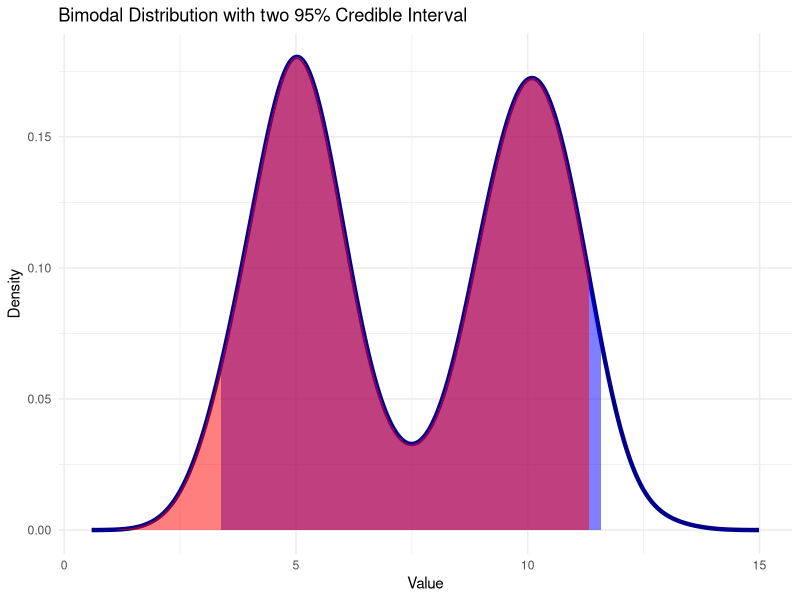
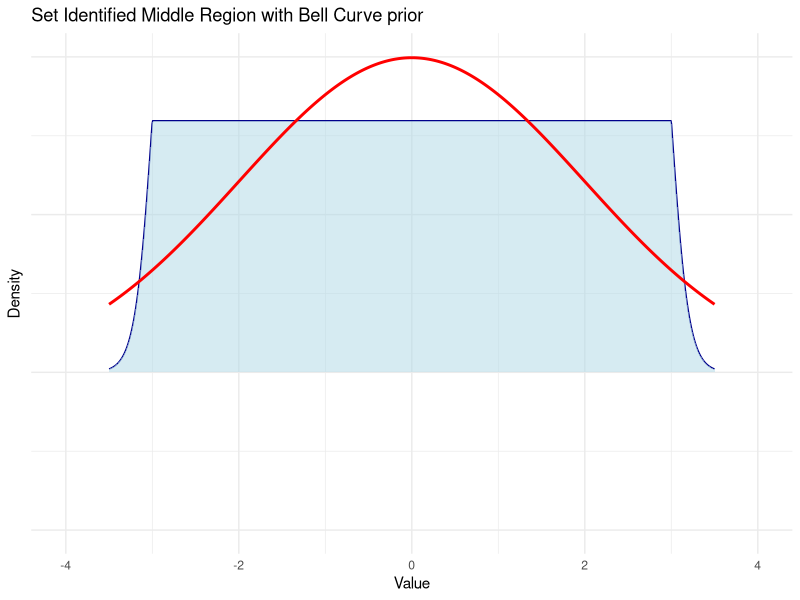
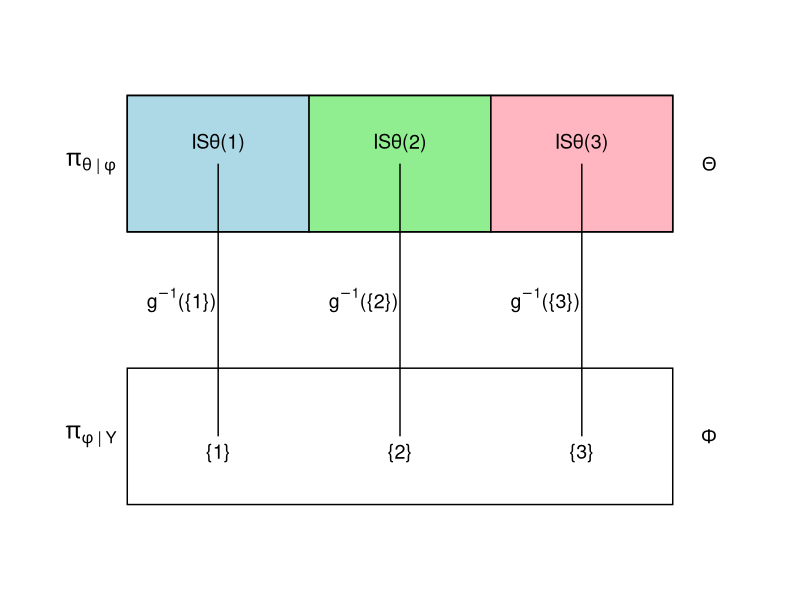
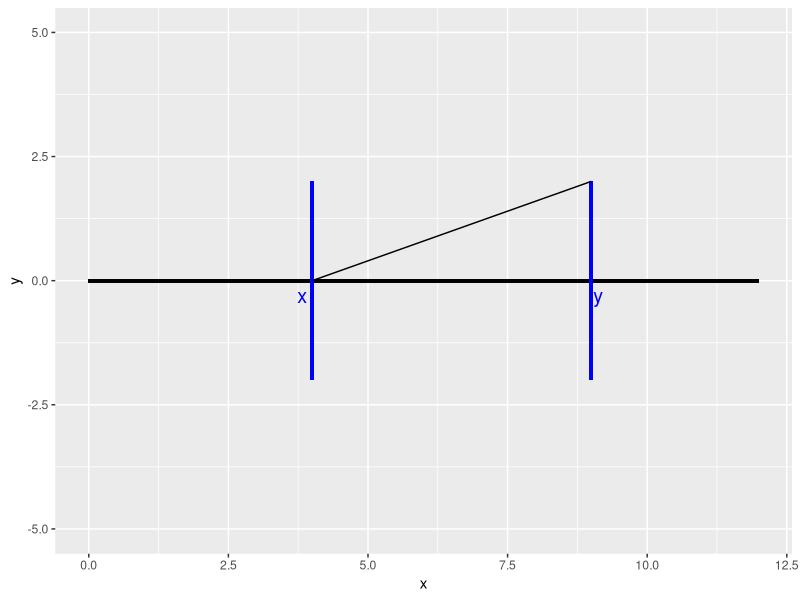
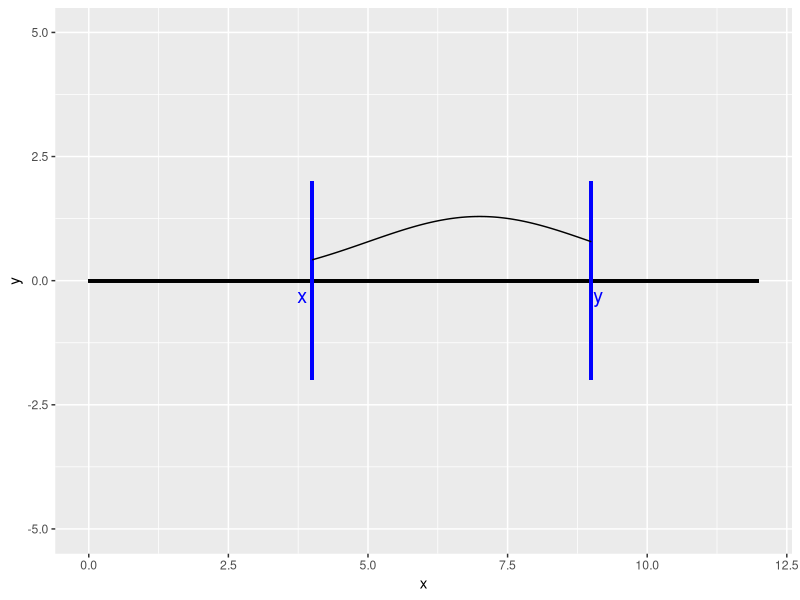
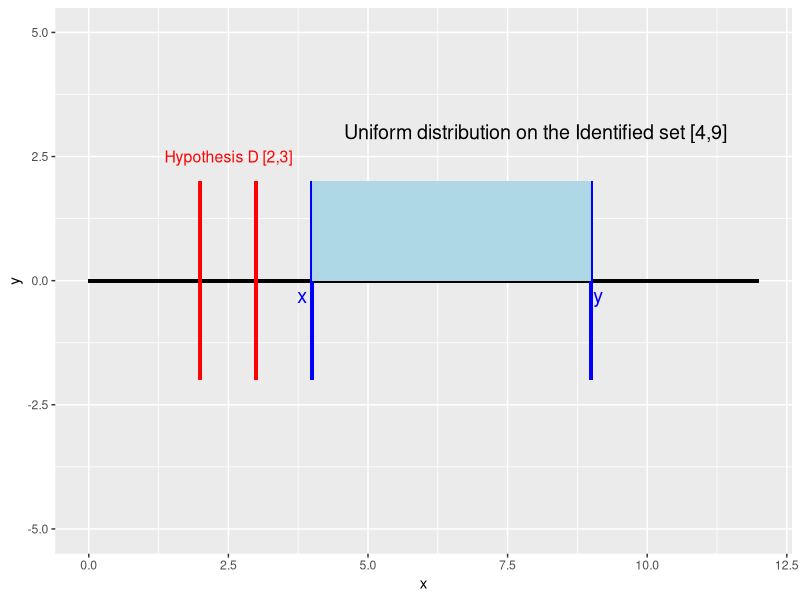
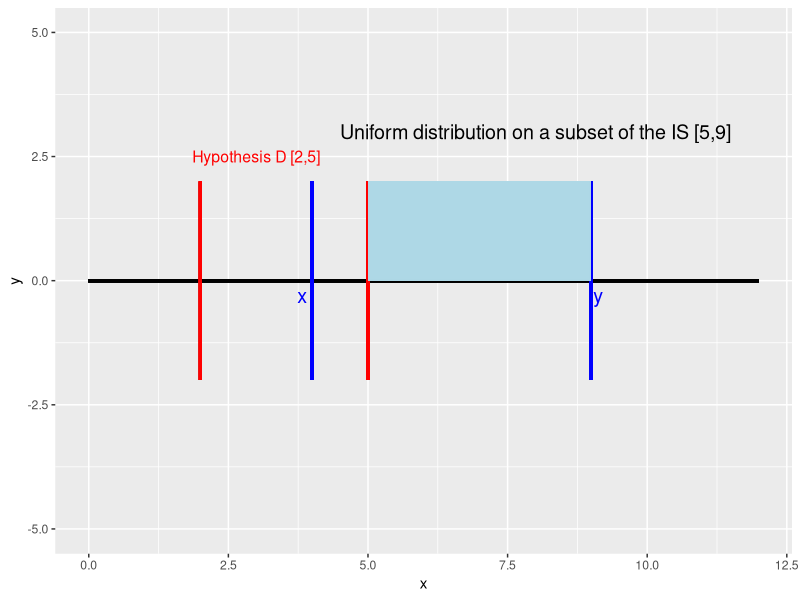
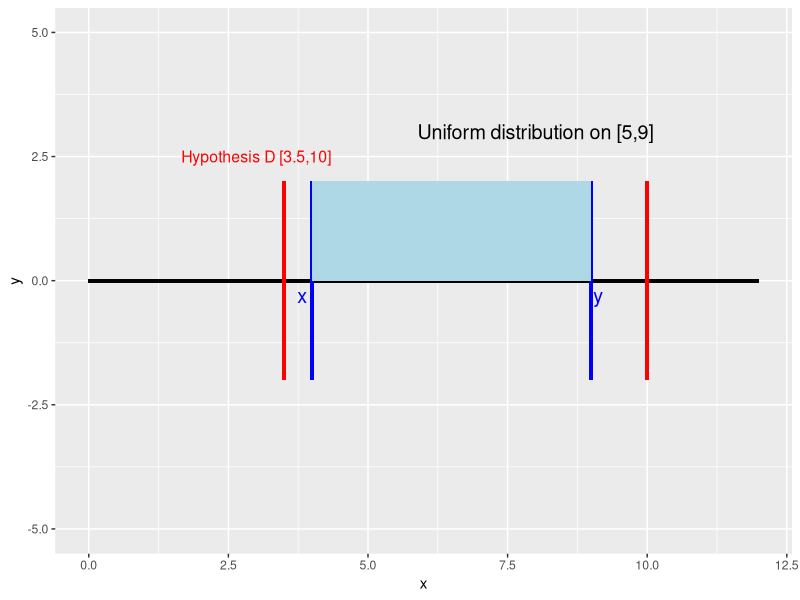

Recreate these plots in R, in order.
## ---- chunk 1
rm(list = ls())
library(tidyverse)
library(dplyr)
library(ggplot2)
library(gganimate)

## ---- chunk 2
    #| fig-width: 5
    #| fig-height: 4
    # Set seed for reproducibility
    set.seed(123)

    # Number of samples from each normal distribution
    n1 <- 1000
    n2 <- 1000

    # Generate data from two normal distributions
    data1 <- rnorm(n1, mean = 5, sd = 1)  # First mode: mean 5, sd 1
    data2 <- rnorm(n2, mean = 10, sd = 1) # Second mode: mean 10, sd 1

    joint_data <- c(data1, data2) |> sort()
    credible_interval <- quantile(joint_data, probs = c(0.025, 0.975))
    cdf_values <- seq_along(joint_data) / length(joint_data)
    x_95 <- joint_data[which.min(abs(cdf_values - 0.95))]
    density_data <- density(joint_data)

    # Create a data frame with the density values
    density_df <- data.frame(x = density_data$x, y = density_data$y)

    # Plot the joint distribution and the 95% credible interval
    density_df |> ggplot( aes(x = x, y = y)) +
      geom_line(color = "darkblue", size = 1.5) +  # Density line
      geom_ribbon(data = density_df[density_df$x >= credible_interval[1] & density_df$x <= credible_interval[2], ],
                  aes(x = x, ymin = 0, ymax = y), fill = "blue", alpha = 0.5) +  # Credible interval
      labs(title = "Bimodal Distribution with two 95% Credible Interval",
           x = "Value", y = "Density") +
      geom_ribbon(data = density_df[density_df$x <= x_95, ], 
                  aes(x = x, ymin = 0, ymax = y), 
                  fill = "red", alpha = 0.5) +

      theme_minimal()
## ---- chunk 3
n <- 1000  # Number of samples
mean_flat <- 0  # Mean of the flat region
width_flat <- 3  # Width of the flat region (wide for a flat middle region)
decay_width <- 0.5  # Width of the smooth decay region

# Generate x values
x_values <- seq(-width_flat - decay_width, width_flat + decay_width, length.out = n)

# Create flat middle region (uniform distribution)
flat_region <- ifelse(abs(x_values) <= width_flat, 1, 0)


# Create smooth decay using a sigmoid function (logistic decay)
decay_left <- 1 / (1 + exp(-10 * (x_values[x_values < - width_flat] + width_flat)))*2
decay_right <- 2-1 / (1 + exp(-10 * (x_values[x_values > width_flat] - width_flat)))*2

# Combine the regions: flat in the middle and sigmoid decay on the edges
combined_distribution <- flat_region

# Combine decay regions smoothly on both ends
combined_distribution[x_values < -width_flat] <- decay_left
combined_distribution[x_values > width_flat] <- decay_right
combined_distribution <- combined_distribution / sum(combined_distribution) * n /7


mean_normal <- 0  # Mean of the normal distribution
sd_normal <- 2  # Standard deviation of the normal distribution
bell_curve <- dnorm(x_values, mean = mean_normal, sd = sd_normal)


# Create a data frame for plotting
data <- data.frame(x = x_values, y = combined_distribution, bell_curve = bell_curve)

# Plot the distribution and the bell curve with shading for the 95% CDF
ggplot(data, aes(x = x)) +
  # Plot the combined distribution (original plot)
  geom_line(aes(y = y), color = "darkblue") +
  geom_area(aes(y = y), fill = "lightblue", alpha = 0.5) +
  
  # Add the bell curve (normal distribution)
  geom_line(aes(y = bell_curve), color = "red", size = 1) +
  
  # Axis limits and labels
  ylim(-0.1, 0.2) +
  xlim(-4, 4) +
  labs(title = "Set Identified Middle Region with Bell Curve prior",
       x = "Value", y = "Density") +
  
  # Theme settings
  theme_minimal() +
  theme(axis.text.y = element_blank())  # Hide y-axis text



## ---- chunk 4
# Load ggplot2 library
library(ggplot2)

# Create data for the three colored sections (top rectangle divided into thirds)
sections_data <- data.frame(
  xmin = c(0.5, 1.5, 2.5),
  x = c(1,2,3),
  xmax = c(1.5, 2.5, 3.5),
  ymin = rep(2.5, 3),  # Top rectangle's y-range (2.5 to 3.5)
  ymax = rep(3.5, 3),
  y = rep(3, 3),
  color = c("lightblue", "lightgreen", "lightpink"),  # Different colors for each third
  label = c("ISθ(1)", "ISθ(2)", "ISθ(3)")
)

# Create data for the numbers (bottom rectangle)
numbers_data <- data.frame(
  x = c(1, 2, 3),    # x-coordinates for numbers (matching sections)
  y = rep(1, 3),     # y-coordinate for all numbers (bottom of the plot)
  label = c("{1}", "{2}", "{3}")  # Set notation for the numbers
)

# Create a data frame for the connections (lines)
lines_data <- data.frame(
  x_start = c(1, 2, 3),
  y_start = rep(3, 3),  # Starting y-coordinate for top sections
  x_end = c(1, 2, 3),
  y_end = rep(1, 3)     # Ending y-coordinate for numbers
)

# Create the plot
ggplot() +
  # Add the three colored sections at the top (top rectangle divided into thirds)
  geom_rect(data = sections_data, aes(xmin = xmin, xmax = xmax, ymin = ymin, ymax = ymax, fill = color),
            color = "black") +
  geom_text(data = sections_data, aes(x = x, y = y, label = label), vjust = -1, size = 5)+
  annotate("text", x = 0.3, y = 3, label = expression(pi[theta ~ "|" ~ phi]), size = 6, fontface = "italic")+
  
  # Add numbers for the bottom part
  geom_text(data = numbers_data, aes(x = x, y = y, label = label), vjust = 1.5, size = 5) +
  
  # Add lines connecting each section to its corresponding number
  geom_segment(data = lines_data, aes(x = x_start, y = y_start, xend = x_end, yend = y_end), 
               linetype = "solid") +
  annotate("text", x = 0.8, y = 2, label = expression(g^{-1} * "({" * 1 * "})"), size = 5, fontface = "italic")+
  
  annotate("text", x = 1.8, y = 2, label = expression(g^{-1} * "({" * 2 * "})"), size = 5, fontface = "italic")+
  annotate("text", x = 2.8, y = 2, label = expression(g^{-1} * "({" * 3 * "})"), size = 5, fontface = "italic")+
  
  # Add a rectangle around the sections (top rectangle, theta)
  geom_rect(aes(xmin = 0.5, xmax = 3.5, ymin = 2.5, ymax = 3.5), 
            color = "black", fill = NA, linetype = "solid") +
  annotate("text", x = 3.7, y = 3, label = expression(Theta), size = 5, fontface = "bold") +
  
  # Add a rectangle around the numbers (bottom rectangle, phi)
  geom_rect(aes(xmin = 0.5, xmax = 3.5, ymin = 0.5, ymax = 1.5), 
            color = "black", fill = NA, linetype = "solid") +
  annotate("text", x = 3.7, y = 1, label = expression(Phi), size = 5, fontface = "bold") +
  annotate("text", x = 0.3, y = 1, label = expression(pi[phi ~ "|" ~ Y]), size = 6, fontface = "italic")+
  
  # Set axis limits and remove axis labels
  xlim(0, 4) + ylim(0, 4) +
  scale_fill_identity() +  # Use the colors specified in the data
  theme_void()  # Remove background, grid, and axes for a clean look
## ---- chunk 5
# Simulate some data with an interval
set.seed(123)

# Simulate some data
x_values <- seq(4,9, length.out = 100)
crazy_values <- seq(0, 10, length.out = 100)
crazy_values <- crazy_values/sum(crazy_values)*100
truncated_normal <- dnorm(x_values, mean = 7, sd = 2)
truncated_normal <- truncated_normal/sum(truncated_normal)*100

# Create a data frame
data <- tibble(
  x = x_values,
  crazy_values = crazy_values,
  truncated_normal_values = truncated_normal
)

# Define the x-axis interval you want to highlight (e.g., from x = 3 to x = 7)

# Plot the line and highlight the interval on the x-axis
plot <- data |> ggplot() +
  # Main axis: horizontal line
  geom_segment(aes(x = 0, xend = 12, y = 0, yend = 0), size = 1) +
  
  # Vertical line for x (point on axis)
  geom_segment(aes(x = 4, xend = 4, y = -2, yend = 2), color = "blue", size = 1) +
  
  # Vertical line for x + a (point on axis)
  geom_segment(aes(x = 9, xend = 9, y = -2, yend = 2), color = "blue", size = 1) +
  
  
  # Text labels for x, a, and x + a
  annotate("text", x = 4, y = -0.3, label = "x", color = "blue", size = 5, hjust = 1.5) +
  annotate("text", x = 9, y = -0.3, label = "y", color = "blue", size = 5, hjust = -0.2) +
  
  # Customize the plot: remove axis lines, ticks, and background
  coord_cartesian(xlim = c(0, 12), ylim = c(-5, 5))
## ---- chunk 6
print(plot + geom_line(aes(x = x_values, y = crazy_values)))
## ---- chunk 7
print(plot + geom_line(aes(x = x_values, y = truncated_normal)))
## ---- chunk 8
flat_prior <- rep(1, 100)/(9-4)
data <- data |> mutate(flat_prior = flat_prior)
colors <- c("Uniform distribution" = "green")

plot + # Vertical line for x (point on axis)
  geom_segment(aes(x = 2, xend = 2, y = -2, yend = 2), color = "red", size = 1) +
  # Vertical line for x + a (point on axis)
  geom_segment(aes(x = 3, xend = 3, y = -2, yend = 2), color = "red", size = 1) +
  annotate("text", x = 2.5, y = 2.5, label = "Hypothesis D [2,3]", size = 4, color = "red")+
  geom_rect(aes(xmin = 4, xmax = 9, ymin = 0, ymax = 2), fill = "lightblue", alpha = 0.5, title = "Uniform") +
  annotate("text", x = 8, y = 3, label = "Uniform distribution on the Identified set [4,9]", size = 5, color = "black")


#print(plot + geom_line(aes(x = x_values, y = crazy_values)))
## ---- chunk 9
flat_prior <- rep(1, 100)/(9-4)
data <- data |> mutate(flat_prior = flat_prior)
colors <- c("Uniform distribution" = "green")

plot + # Vertical line for x (point on axis)
  geom_segment(aes(x = 2, xend = 2, y = -2, yend = 2), color = "red", size = 1) +
  # Vertical line for x + a (point on axis)
  geom_segment(aes(x = 5, xend = 5, y = -2, yend = 2), color = "red", size = 1) +
  annotate("text", x = 3, y = 2.5, label = "Hypothesis D [2,5]", size = 4, color = "red")+
  
  geom_rect(aes(xmin = 5, xmax = 9, ymin = 0, ymax = 2), fill = "lightblue", alpha = 0.5, title = "Uniform") +
  annotate("text", x = 8, y = 3, label = "Uniform distribution on a subset of the IS [5,9]", size = 5, color = "black")

#print(plot + geom_line(aes(x = x_values, y = crazy_values)))
## ---- chunk 10
flat_prior <- rep(1, 100)/(9-4)
data <- data |> mutate(flat_prior = flat_prior)
colors <- c("Uniform distribution" = "green")

plot + # Vertical line for x (point on axis)
  geom_segment(aes(x = 3.5, xend = 3.5, y = -2, yend = 2), color = "red", size = 1) +
  # Vertical line for x + a (point on axis)
  geom_segment(aes(x = 10, xend = 10, y = -2, yend = 2), color = "red", size = 1) +
  annotate("text", x = 3, y = 2.5, label = "Hypothesis D [3.5,10]", size = 4, color = "red")+
  
  geom_rect(aes(xmin = 4, xmax = 9, ymin = 0, ymax = 2), fill = "lightblue", alpha = 0.5, title = "Uniform") +
  annotate("text", x = 8, y = 3, label = "Uniform distribution on [5,9]", size = 5, color = "black")

## ---- chunk 11

square_data <- data.frame(
  x = c(0, 1, 1, 0, 0),
  y = c(0, 0, 1, 1, 0)
)

# Create a data frame for the red dot
dot_data <- data.frame(x = 0, y = 0)

# Create the plot
ggplot() +
  # Add the square (polygon)
  geom_polygon(data = square_data, aes(x = x, y = y), fill = NA, color = "black") +
  # Add the red dot at (0,0)
  geom_point(data = dot_data, aes(x = x, y = y), color = "red", size = 3) +
  # Set axis limits
  xlim(-0.5, 1.5) + ylim(-0.5, 1.5) +
  # Add labels and title
  labs(x = "x", y = "y", title = "Non differentiability of the support function of an identified set") +
  theme_minimal()
